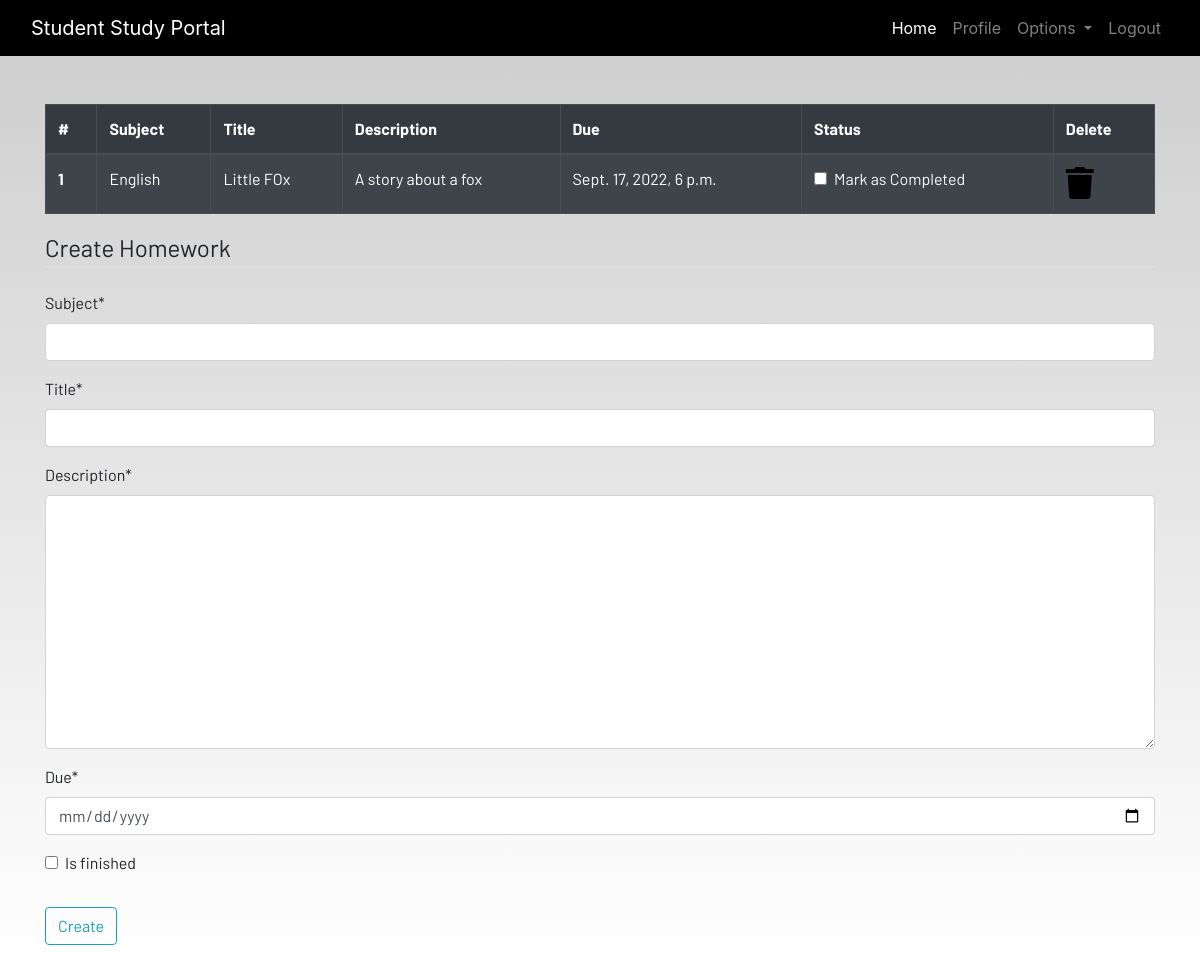
Before: /hw/ (signed in) with the older database file.
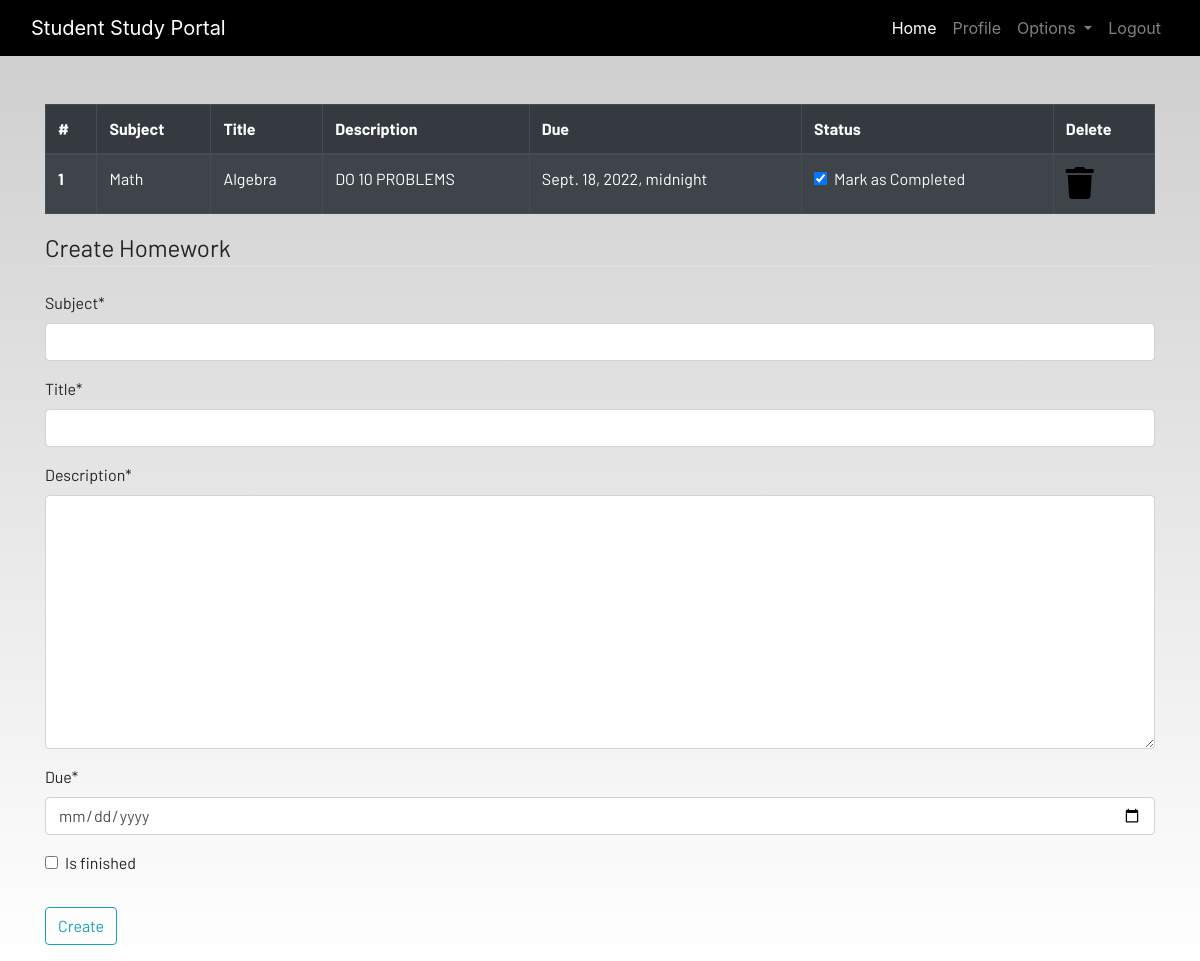
After: the same page with the newer database file.
### dashboard/models.py (models this page shows, shortened)
class Homework(models.Model):
    user = models.ForeignKey(User,on_delete=models.CASCADE)
    subject = models.CharField(max_length=50)
    title = models.CharField(max_length=100)
    description = models.TextField()
    due = models.DateTimeField()
    is_finished = models.BooleanField(default=False)
    class Meta:
        verbose_name = "homework"
        verbose_name_plural = "homework"

### dashboard/views.py (the view)
# urls.py: path('hw/', views.homework, name='homework'),
@login_required
def homework(request):
    if request.method == 'POST':
        form = HomeworkForm(request.POST)
        if form.is_valid():
            try:
                finished = request.POST['is_finished']
                if finished == 'on':
                    finished = True
                else:
                    finished = False
            except:
                finished = False
            homeworks = Homework(
                user = request.user,
                subject = request.POST['subject'],
                title = request.POST['title'],
                description = request.POST['description'],
                due = request.POST['due'],
                is_finished = finished
            )
            homeworks.save()
            messages.success(request,f'Homework Added From {request.user.username}!!')
    else:
        form = HomeworkForm()
    homework = Homework.objects.filter(user=request.user)
    if len(homework)== 0:
        homework_done =True
    else:
        homework_done = False
    context = {'homeworks':homework,'hw_done':homework_done,'form':form,}
    return render(request,'dashboard/homework.html',context)

### dashboard/forms.py
class HomeworkForm(forms.ModelForm):
    class Meta:
        model = Homework
        widgets = {'due':DateInput()}
        fields = ['subject','title','description','due','is_finished']

### dashboard/templates/dashboard/homework.html (shortened to what this page needs)
{% extends 'dashboard/base.html' %}
{% load static %}
{% load crispy_forms_tags %}
{% block content %}
<div class="container">
    {% if not homework_done %}
    <table class="table table-striped table-bordered table-hover table-dark">
        <thead>
            <tr>
                <th scope="col">#</th>
                <th scope="col">Subject</th>
                <th scope="col">Title</th>
                <th scope="col">Description</th>
                <th scope="col">Due</th>
                <th scope="col">Status</th>
                <th scope="col">Delete</th>
            </tr>
        </thead>
        <tbody>
            {% for hw in homeworks %}
            <tr>
                <th scope="row">{{forloop.counter}}</th>
                <td>{{hw.subject}}</td>
                <td>{{hw.title}}</td>
                <td>{{hw.description}}</td>
                <td>{{hw.due}}</td>
                <td>
                    <a href="{% url 'update_homework' hw.id %}">
                        <div class="form-check">
                            {% if hw.is_finished == True %}
                            <input class="form-check-input" type="checkbox" value="" checked>
                            {% else %}
                            <input class="form-check-input" type="checkbox" value="" >
                            {% endif %}
                            <label class="form-check-label text-light" for="flexCheckDefault">
                                Mark as Completed
                            </label>
                        </div>
                    </a>
                </td>
                <td><a href="{% url 'delete_homework' hw.id %}"><i class="fa fa-trash fa-2x"></i></a></td>
            </tr>
        </tbody>
        {% endfor %}
    </table>
    {% else %}
    <h4>All homeworks are completed!! Create to have more!!</h4>
    {% endif %}
</div>
<div class=" container">
    <form method="POST">
        <fieldset class="form-group">
            <legend class="border-bottom mb-4">Create Homework</legend>
            {{form|crispy}}
        </fieldset>
        <div class="form-group">
            <button href="" class="btn btn-outline-info" type="submit">
                Create
            </button>
        </div>
    </form>
</div>
{% endblock content %}

Changed rows visible on the page:
removed Homework: subject "English", title "Little FOx", description "A story about a fox", due "Sept. 17, 2022, 6 p.m."
added Homework: subject "Math", title "Algebra", description "DO 10 PROBLEMS", due "Sept. 18, 2022, midnight"
